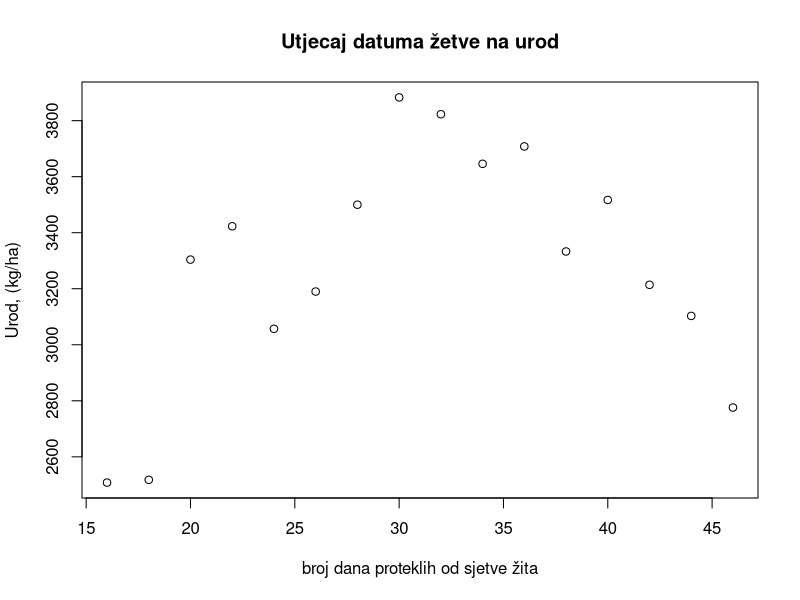
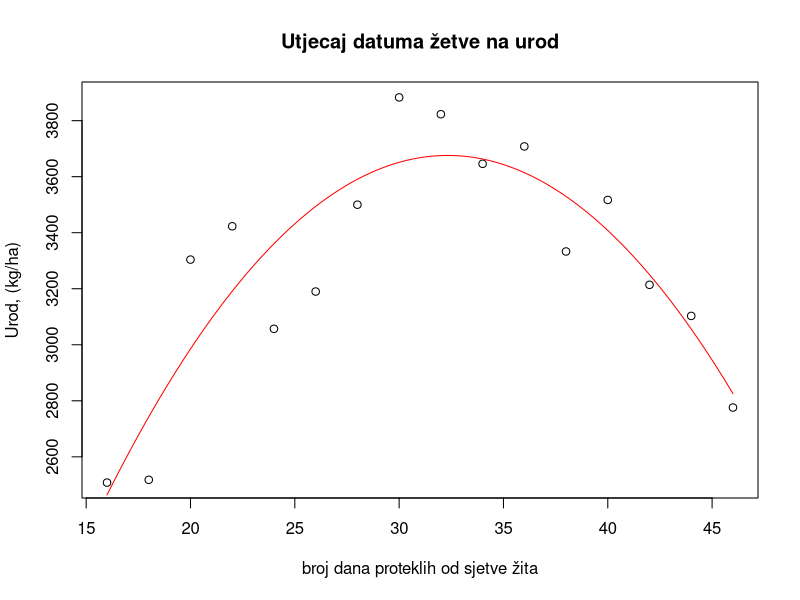
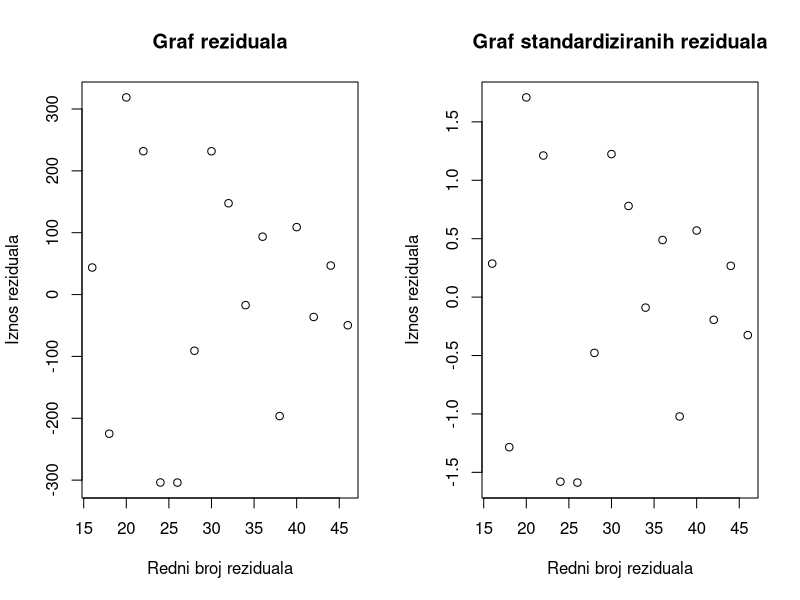
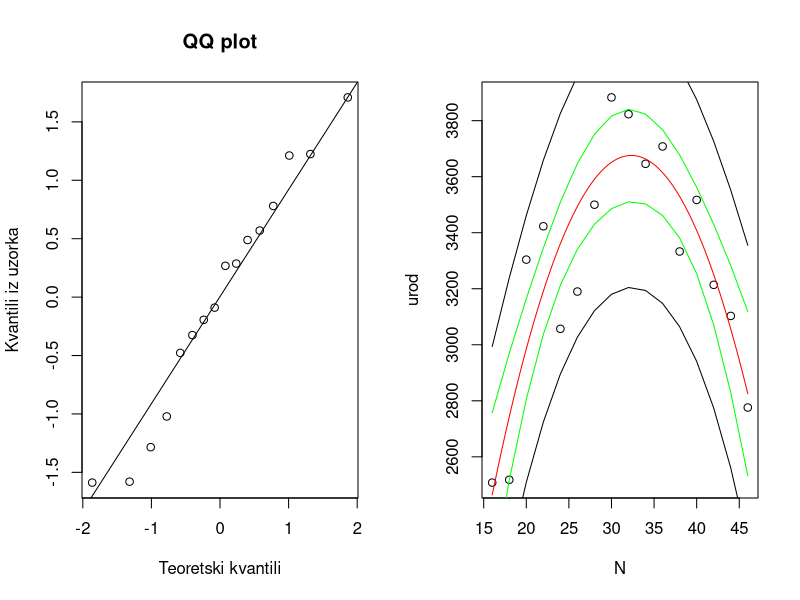
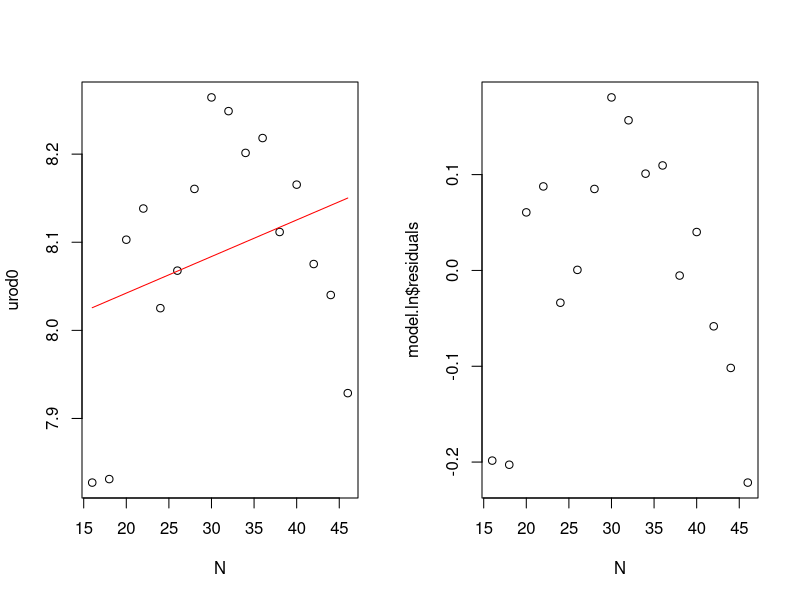
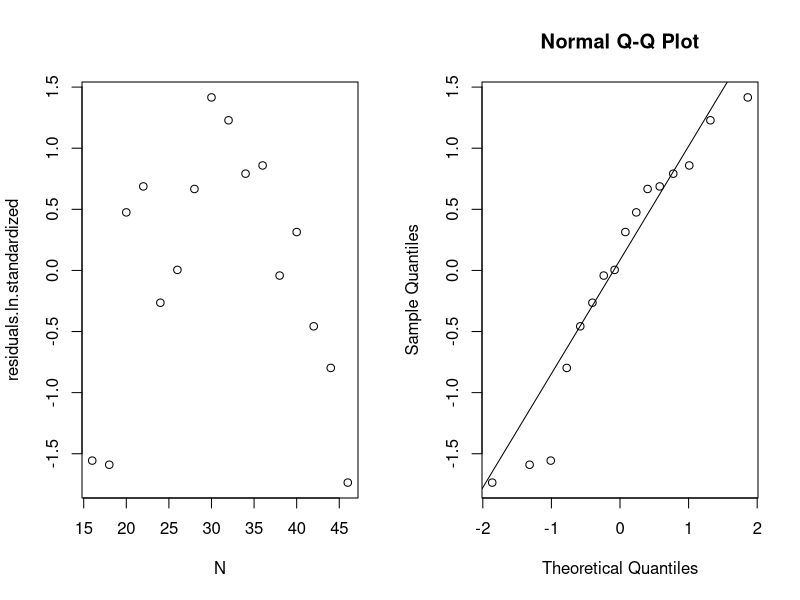

R code for these plots, in order:
# --------------------- a) ---------------------

# učitavanje podataka
B.data <- read.table("zad55r.dat", header = TRUE, sep = " ")
B.data <- data.frame(B.data)

# dijagram raspršenja
plot(B.data, xlab = "broj dana proteklih od sjetve žita", ylab = "Urod, (kg/ha)", main="Utjecaj datuma žetve na urod")

# --------------------- b) ---------------------

urod <- B.data$y
N <- B.data$x
N.squared <- I(N^2)

model <- lm(urod ~ N +  N.squared)

f = function(x, koeficijenti)
  return(koeficijenti[[1]] + koeficijenti[[2]] * x + koeficijenti[[3]] * x^2)

plot(N, urod, xlab = "broj dana proteklih od sjetve žita", ylab = "Urod, (kg/ha)",
     main="Utjecaj datuma žetve na urod")
curve(f(x, model$coefficients), add = TRUE, col = "red")

summary(model)

# TODO testiranje hipoteze beta2=0 uz dvostranu alternativu

# --------------------- c) ---------------------

par(mfrow=c(1,2))
plot(N, model$residuals, xlab='Redni broj reziduala', ylab = 'Iznos reziduala',
     main = 'Graf reziduala')

plot(N, rstandard(model), xlab='Redni broj reziduala', ylab = 'Iznos reziduala',
     main = 'Graf standardiziranih reziduala')


qqnorm(rstandard(model), xlab = 'Teoretski kvantili', ylab = 'Kvantili iz uzorka',
       main = 'QQ plot')
qqline(rstandard(model))

ks.test(rstandard(model), 'pnorm')

plot(N,urod)
prediction = predict.lm(model,B.data,interval = "prediction")
confidence = predict.lm(model,B.data,interval = "confidence")

curve(f(x, model$coefficients), add = TRUE, col = "red")
lines(N, prediction[,2])
lines(N, prediction[,3])
lines(N, confidence[,2], col="green")
lines(N, confidence[,3], col="green")


# --------------------- d) --------------------- 

# transformacija podataka
urod0 <- log(urod)
plot(N, urod0)
model.ln <- lm(urod0 ~ N) # urod0 = beta0 + N * beta1 + epsilon
lines(N, model.ln$fitted.values, col="red") # crtanje modela

# graf reziduala i standardiziranih reziduala
plot(N, model.ln$residuals)
residuals.ln.standardized <- scale(model.ln$residuals)
plot(N, residuals.ln.standardized)

# provjera normalnosti
# grafički: QQ plot
qqnorm(residuals.ln.standardized)
qqline(residuals.ln.standardized)

# TODO Kolmogorov-Smirnov test

# --------------------- e) ---------------------
# TODO

# --------------------- f) ---------------------
# TODO
